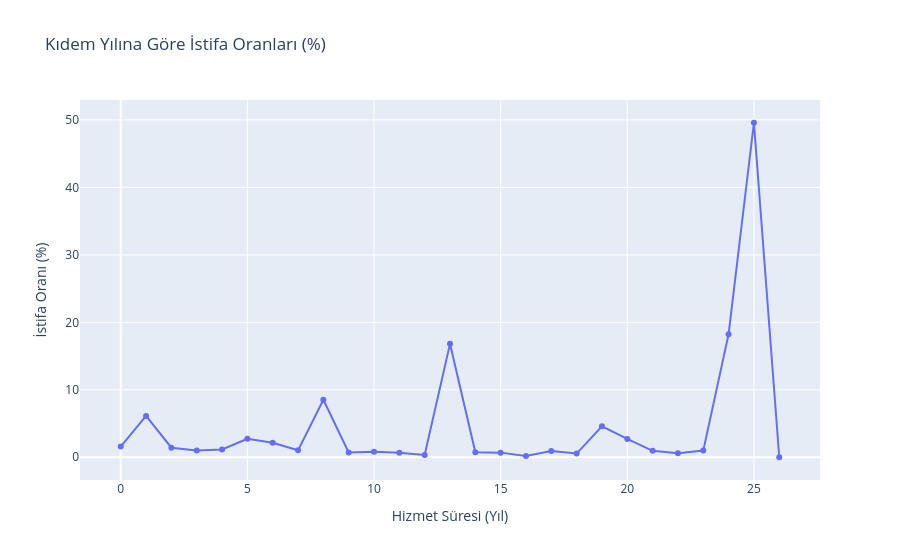

Write notebook code for a chart like this one.
### Markdown cell above
<div style="background-color: #1e293b; border-left: 4px solid #2e86ab; border-radius: 6px; padding: 15px 20px; color: #ffffff; font-family: 'Inter', sans-serif; margin-top: 15px; margin-bottom: 10px;">
    <h3 style="margin: 0; color: #ffffff; font-size: 16px; font-weight: 600; margin-bottom: 8px;">2.4. Kıdem Yılına Göre İstifa Oranları</h3>
    <p style="margin: 0; color: #cbd5e1; font-size: 14px; line-height: 1.5;">Çalışanların şirkette geçirdikleri yıla (kıdem/hizmet süresi) göre istifa eğilimlerini inceleyelim.</p>
</div>

### Code cell
service_churn = df.groupby('length_of_service')['target'].mean().reset_index()
service_churn['target'] = service_churn['target'] * 100

fig_service_churn = px.line(
    service_churn, x="length_of_service", y="target", markers=True,
    title="Kıdem Yılına Göre İstifa Oranları (%)",
    labels={'target': 'İstifa Oranı (%)', 'length_of_service': 'Hizmet Süresi (Yıl)'}
)
fig_service_churn.show()

### Figure 1 — Plotly figure (JSON) as saved in the notebook; plotly's stock layout.template omitted (floating-point values rounded to 4 significant figures)
{"data": [{"hovertemplate": "Hizmet Süresi (Yıl)=%{x}<br>İstifa Oranı (%)=%{y}<extra></extra>", "legendgroup": "", "line": {"color": "#636efa", "dash": "solid"}, "marker": {"symbol": "circle"}, "mode": "lines+markers", "name": "", "orientation": "v", "showlegend": false, "type": "scatter", "x": [0, 1, 2, 3, 4, 5, 6, 7, 8, 9, 10, 11, 12, 13, 14, 15, 16, 17, 18, 19, 20, 21, 22, 23, 24, 25, 26], "xaxis": "x", "y": [1.58, 6.121, 1.418, 1.013, 1.149, 2.746, 2.136, 1.025, 8.519, 0.714, 0.8224, 0.6849, 0.3506, 16.81, 0.7263, 0.6843, 0.1852, 0.9197, 0.5467, 4.589, 2.723, 0.9551, 0.6024, 0.9868, 18.24, 49.59, 0.0], "yaxis": "y"}], "layout": {"legend": {"tracegroupgap": 0}, "title": {"text": "Kıdem Yılına Göre İstifa Oranları (%)"}, "xaxis": {"anchor": "y", "domain": [0, 1], "title": {"text": "Hizmet Süresi (Yıl)"}}, "yaxis": {"anchor": "x", "domain": [0, 1], "title": {"text": "İstifa Oranı (%)"}}}}
